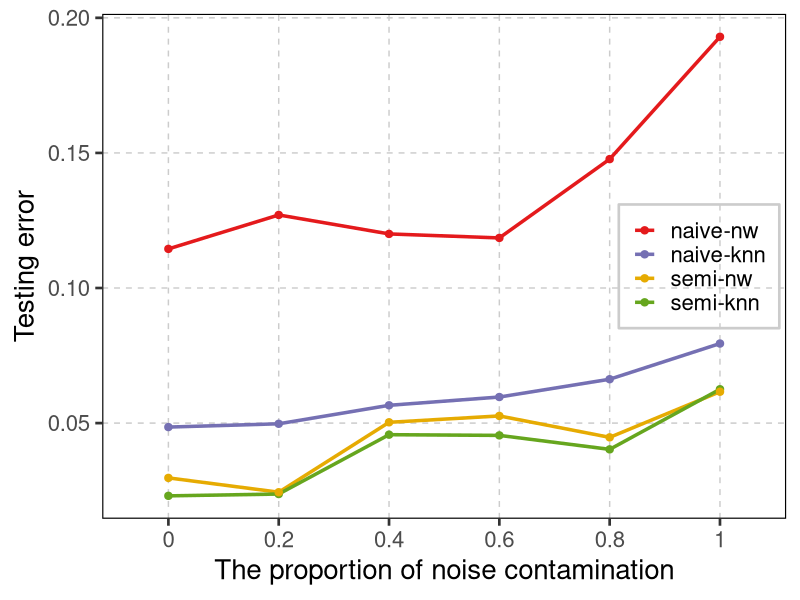

Write R code to recreate this figure.
######################################################################
# This script plots line charts of AMSE for different methods in the 
# real data analysis on the noisy face dataset, showing how performance 
# varies with noise level or contamination proportion.  
# 
# - export figures for inclusion in the main paper / supplementary material.  
######################################################################


# Load the required library
library(ggplot2)

# Create the data matrix 
data <- as.matrix(read.csv('real data_noise_ratio_70.csv'))
data_matrix <- data.frame(
  Method = rep(c("naive-knn", "semi-knn","naive-nw","semi-nw"), each = 6),
  Samples = rep(c(0, 0.2, 0.4, 0.6, 0.8, 1), times = 4),
  Testing_Error = c(data[,2:5])
)

data_matrix$Method <- factor(data_matrix$Method, levels = c(
  "naive-nw", "naive-knn", 
  "semi-nw", "semi-knn"
))

# plot
plot <- ggplot(data_matrix, aes(x = factor(Samples), y = Testing_Error, color = Method, group = Method)) +
  geom_line(size = 1.2) +  
  geom_point(size = 2.2) +  
  scale_color_manual(values = c("naive-knn" = "#7570b3", "naive-nw" = "#e41a1c",
                                "semi-knn" = "#66a61e", "semi-nw"= "#e6ab02"))+  
  theme_bw(base_size = 20) +
  labs(x = "The proportion of noise contamination", y = "Testing error") +
  #labs(x = "Standard deviation of noise", y = "Testing error") +
  theme(
    panel.background = element_rect(fill = "white", color = NA),
    panel.grid.major = element_line(color = "grey80", size = 0.5, linetype = "dashed"),
    panel.grid.minor = element_blank(),
    plot.background = element_rect(fill = "white", color = NA),
    panel.border = element_rect(color = "black", fill = NA, size = 0.8),
    legend.position = c(0.99, 0.5),
    legend.justification = c("right", "center"),
    legend.background = element_rect(fill = NA, color = "grey80"),
    legend.key = element_rect(fill = NA)
  )+
  guides(color = guide_legend(title = NULL), fill = guide_legend(title = NULL))

print(plot)

#ggsave(plot, file='real data_noise_ratio_70.pdf', width=9, height=6)
